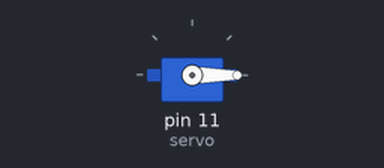
A sketch run on a simulated Arduino Uno, built with avr-gcc and run on an emulated ATmega328P. Shown: servo. Wiring (inferred from the names in the program): servo: signal pin 11. Servo pulses on a pin are drawn as a servo (544–2400 µs = 0–180°).

Above: at 0.15 s.
Timing chart, 0 to 3.0 s (numbered marks = the images above):
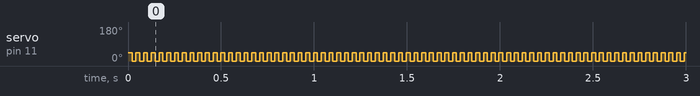

Measured:
- by itself, servo on pin 11 (servo): alternates 45° for 0.02 s and 0° for 0.02 s

The sketch:

servo_test.ino
```cpp
int servo = 11;
int pulse = 1500;


void setup(){
  pinMode(servo, OUTPUT);
  Serial.begin(9600);

}

void test1(int pulse){
  digitalWrite(servo, HIGH);
  delayMicroseconds(pulse);
  digitalWrite(servo, LOW);
}

void loop(){
  test1(1000);
  delay(20);
  test1(500);
  delay(20);
}
```
